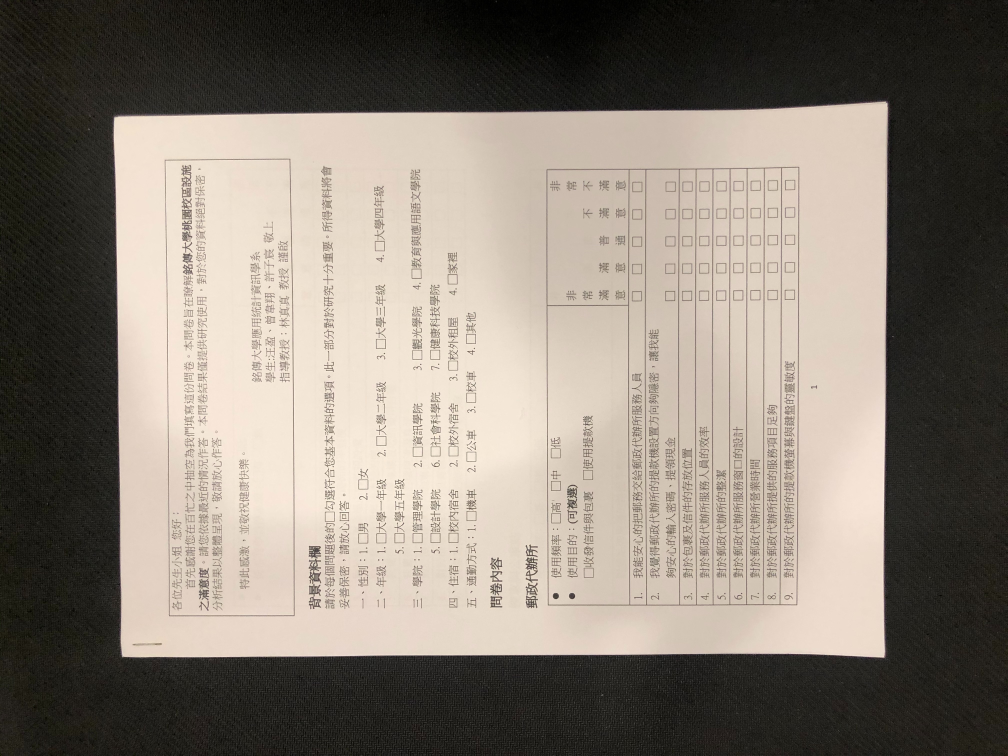
#> input picture line/S__18677792.jpg, 4032 x 3024 px (shown at 1/4 size)
$ python img_four_vertex.py
#> lines starting #> are read from the running program, lines starting #| are printed output that depends on the picture; after the words box and inside, x2 and y2 are one past the last pixel; in counts of white or black regions, pixels touching at a corner belong together
import sys
import cv2
import numpy as np
import imutils
from matplotlib import pyplot
from scipy.stats import gaussian_kde

# 讀取圖檔
img = cv2.imread('S__18677792.jpg')
#> img is the input picture: shape (3024, 4032, 3); mean B, G, R 116.2, 126.4, 135
img_blank = np.zeros((img.shape[0],img.shape[1],3), np.uint8)
img_blank.fill(255)
#> img_blank: shape (3024, 4032, 3); every value is 255

# 使用縮圖以減少計算量
img_small = imutils.resize(img, width=640)

# 轉換至 HSV 色彩空間
hsv = cv2.cvtColor(img, cv2.COLOR_BGR2HSV)
#> hsv: shape (3024, 4032, 3); mean H, S, V 20, 43.7, 135.1
hsv_small = cv2.cvtColor(img_small, cv2.COLOR_BGR2HSV)
#> hsv_small: shape (480, 640, 3); mean H, S, V 19.8, 41.5, 135

# 取出飽和度
saturation = hsv[:, :, 1]
saturation_small = hsv_small[:, :, 1]
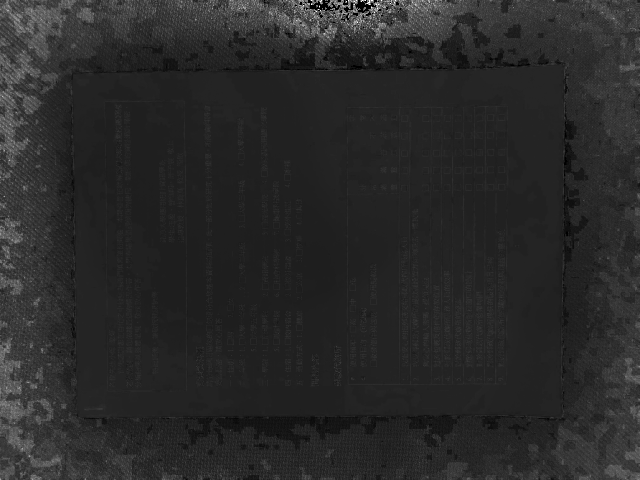
#> saturation_small: shape (480, 640); min 0, max 255, mean 41.5

# 取出明度
value = hsv[:,:,2]
value_small = hsv_small[:,:,2]
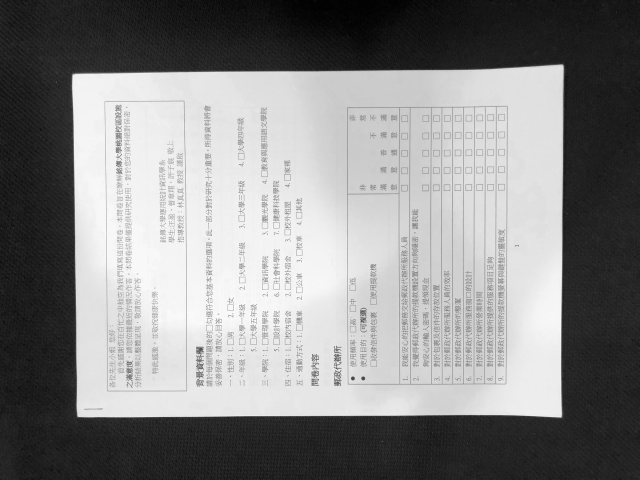
#> value_small: shape (480, 640); min 0, max 252, mean 135

# 綜合飽和度與明度
sv_ratio = 0.5
sv_value = cv2.addWeighted(saturation, sv_ratio, value, 1-sv_ratio, 0)
sv_value_small = cv2.addWeighted(saturation_small, sv_ratio, value_small, 1-sv_ratio, 0)
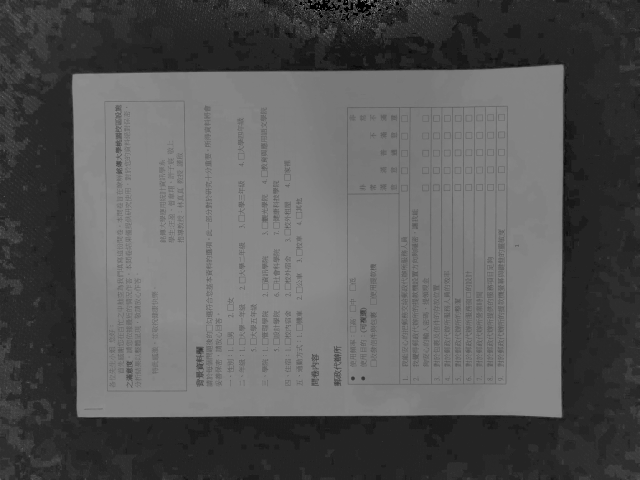
#> sv_value_small: shape (480, 640); min 0, max 143, mean 88.3

# 使用 Kernel Density Estimator 計算出分佈函數
density = gaussian_kde(sv_value_small.ravel(), bw_method=0.2)

# 找出 PDF 中第一個區域最小值（Local Minimum）作為門檻值
step = 0.5
xs = np.arange(0, 256, step)
ys = density(xs)
#> ys = 512 values, max 0.0183 at index 260, min 5.83e-41 at index 511, mean 0.0039
cum = 0
threshold_value = 0
for i in range(1, 250):
  cum += ys[i-1] * step
  if (cum > 0.02) and (ys[i] < ys[i+1]) and (ys[i] < ys[i-1]):
    threshold_value = xs[i]
    break
#> this loop made 167 passes
#> cum on passes 1 to 3: 4.78e-05, 9.82e-05, 0.000152
#> after the loop, cum = 0.451

'''
# 除錯用的圖形
pyplot.hist(sv_value_small.ravel(), 256, [0, 256], True, alpha=0.5)
pyplot.plot(xs, ys, linewidth = 2)
pyplot.axvline(x = threshold_value, color='r', linestyle='--', linewidth = 2)
pyplot.xlim([0, max(threshold_value*2, 80)])
pyplot.show()
'''

# 以指定的門檻值篩選區域
_, threshold = cv2.threshold(sv_value, threshold_value, 255.0, cv2.THRESH_BINARY)
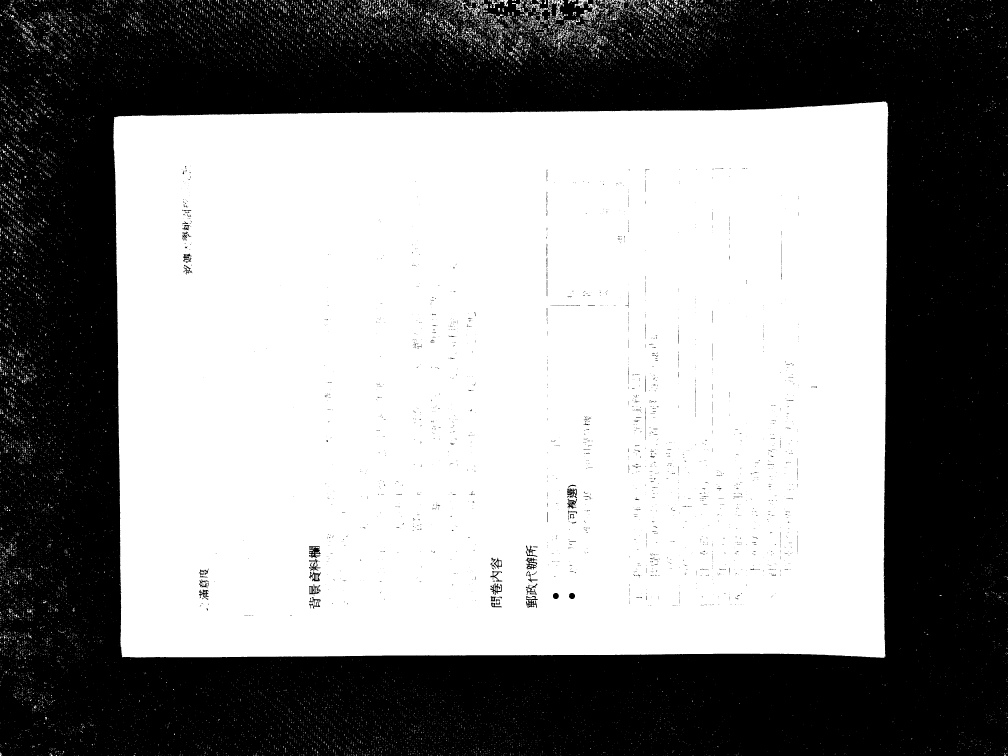
#> threshold: shape (3024, 4032) (shown at 1/4 size); 55.5% white; 2591 black regions (2367 under 20 px), largest, box (x1, y1, x2, y2) and area: (0, 0, 4032, 3024) 5387886, (1236, 2185, 1283, 2233) 1293, (2104, 2384, 2151, 2432) 994

# 去除微小的雜訊
kernel_radius = int(img.shape[1]/100)
#> kernel_radius = 40
kernel = np.ones((kernel_radius, kernel_radius), np.uint8)
threshold = cv2.morphologyEx(threshold, cv2.MORPH_OPEN, kernel)
#> threshold: shape (3024, 4032); 52.7% white; 250 black regions (136 under 20 px), largest, box (x1, y1, x2, y2) and area: (0, 0, 4032, 3024) 5513593, (2203, 1163, 3193, 2355) 125796, (1237, 2186, 1387, 2437) 14730
threshold = cv2.morphologyEx(threshold, cv2.MORPH_CLOSE, kernel)
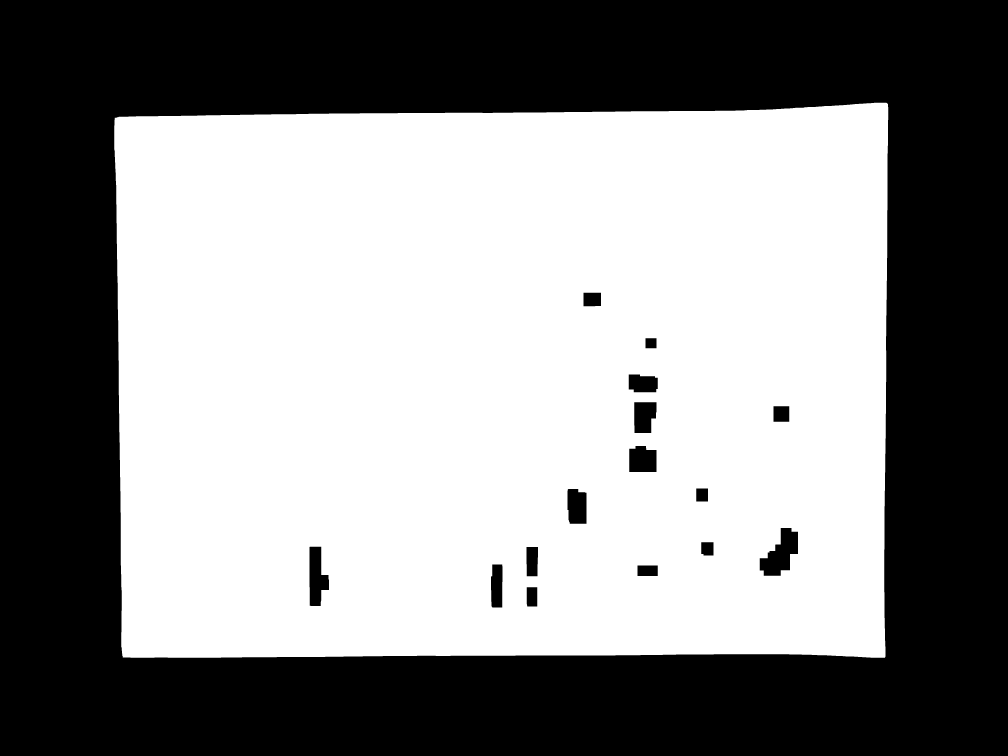
#> threshold: shape (3024, 4032) (shown at 1/4 size); 54% white; 16 black regions

# 產生等高線
contours, hierarchy = cv2.findContours(threshold, cv2.RETR_TREE, cv2.CHAIN_APPROX_SIMPLE)
#> contours = 16 contours; largest, box (x1, y1, x2, y2) and area: (457, 411, 3553, 2631) 6674005, (3038, 2111, 3193, 2304) 17110, (1237, 2186, 1317, 2425) 13155, (2516, 1783, 2627, 1889) 10606, (2269, 1955, 2347, 2096) 10056

# 建立除錯用影像
img_debug = img.copy()

# 線條寬度
line_width = int(img.shape[1]/1000)
#> line_width = 4

# 以藍色線條畫出所有的等高線
cv2.drawContours(img_debug, contours, -1, (255, 0, 0), line_width)
img_group = cv2.drawContours(img_blank, contours, -1, (255, 0, 0), line_width)
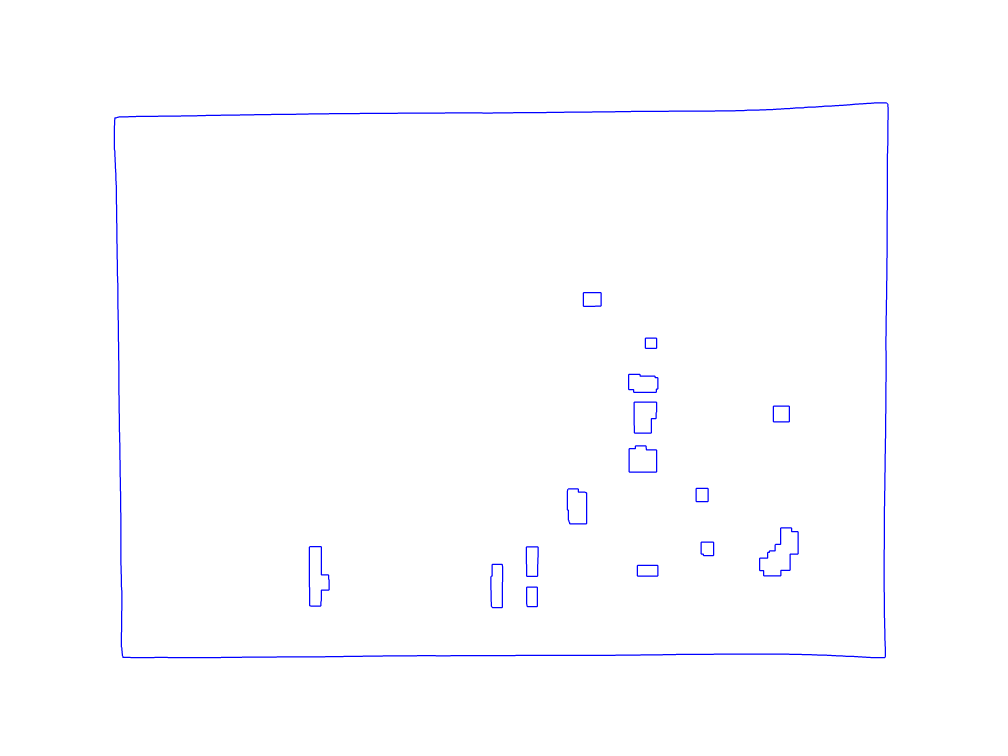
#> img_group: shape (3024, 4032, 3) (shown at 1/4 size); mean of channels 0, 1, 2 255, 253.4, 253.4; drawn as B, G, R

# 處理藍色邊框
# cv2.rectangle (img_group, Point(0, 0), Point(2729, 3921), Scalar(0, 255, 255), 2, 8, 0);
img_group = cv2.rectangle(img_group, (0, 0), (img.shape[1], img.shape[0]), (255, 255, 255), 20)

# 把邊緣圖像重新處理
edged = cv2.Canny(img_group, 50, 100)
#> edged: shape (3024, 4032); 0.26% white in thin lines or dots, all inside (x1, y1, x2, y2) = (454, 408, 3555, 2633)
edged = cv2.dilate(edged, None, iterations=1)
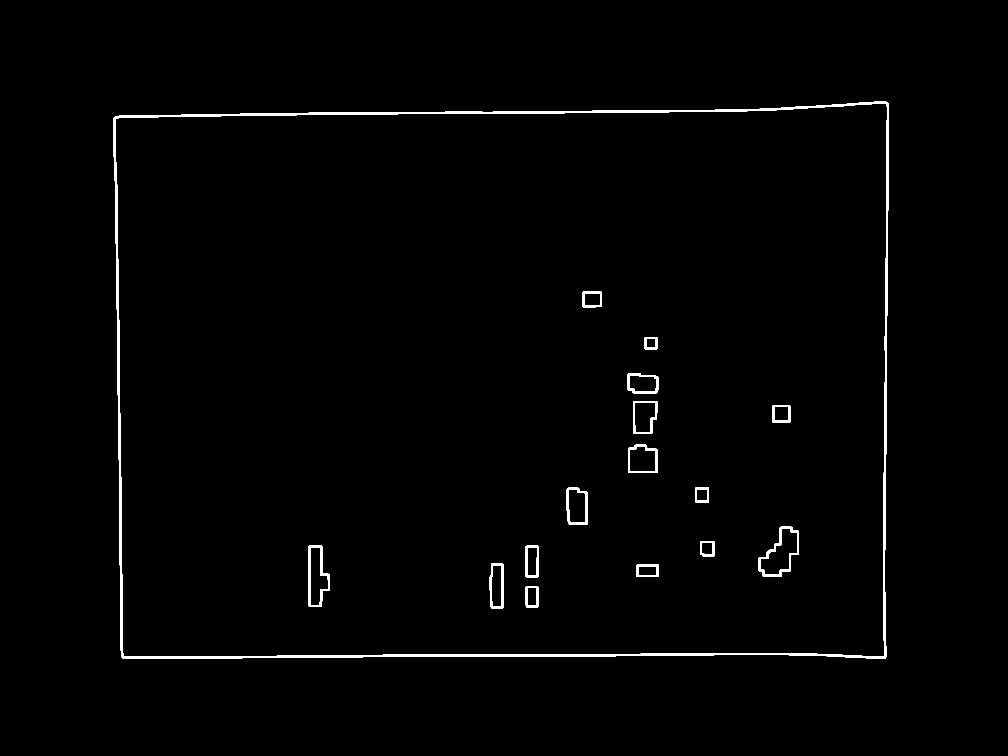
#> edged: shape (3024, 4032) (shown at 1/4 size); 0.78% white; 26 white regions, largest, box (x1, y1, x2, y2) and area: (453, 407, 3556, 2634) 63741, (3034, 2107, 3196, 2307) 4112, (1233, 2182, 1320, 2428) 3778
edged = cv2.erode(edged, None, iterations=1)

# 把邊緣圖像重新分層
contours, hierarchy = cv2.findContours(edged, cv2.RETR_TREE, cv2.CHAIN_APPROX_SIMPLE)
#> contours = 62 contours; largest, box (x1, y1, x2, y2) and area: (454, 408, 3555, 2633) 6700249, (459, 413, 3550, 2628) 6647688, (454, 408, 3555, 2633) 52539, (3035, 2108, 3195, 2306) 18798, (3035, 2108, 3195, 2306) 18764
print("there are " + str(len(contours)) + " contours")
#| there are 62 contours
cnt = contours[1]
#> cnt = contour of 324 points, box (x1, y1, x2, y2) (459, 413, 3550, 2628), area 6647688
print("there are " + str(len(cnt)) + " points in contours[1]")
#| there are 324 points in contours[1]
approx = cv2.approxPolyDP(cnt, 30, True)
#> approx = [[3548, 416], [3537, 2627], [493, 2625], [463, 473]]
print("after approx, there are " + str(len(approx)) + " points")
#| after approx, there are 4 points
print(approx)
#| [[[3548  416]]
#|  [[3537 2627]]
#|  [[ 493 2625]]
#|  [[ 463  473]]]
print(type(approx))
#| <class 'numpy.ndarray'>


if len(approx) == 4:
  print()
  print('=============~完美~=============')

else:
  print()
  print('=============~你有%s個頂點,你.不.美~=============' % len(approx))
